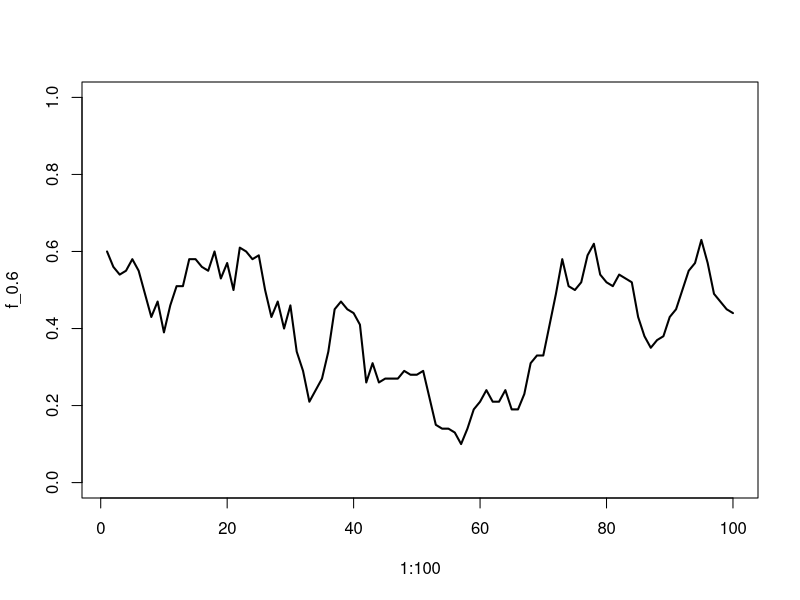
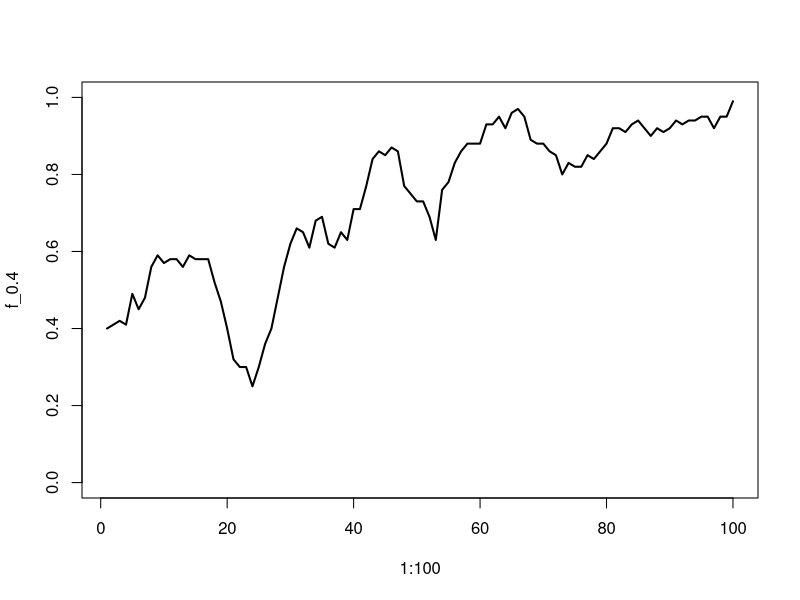
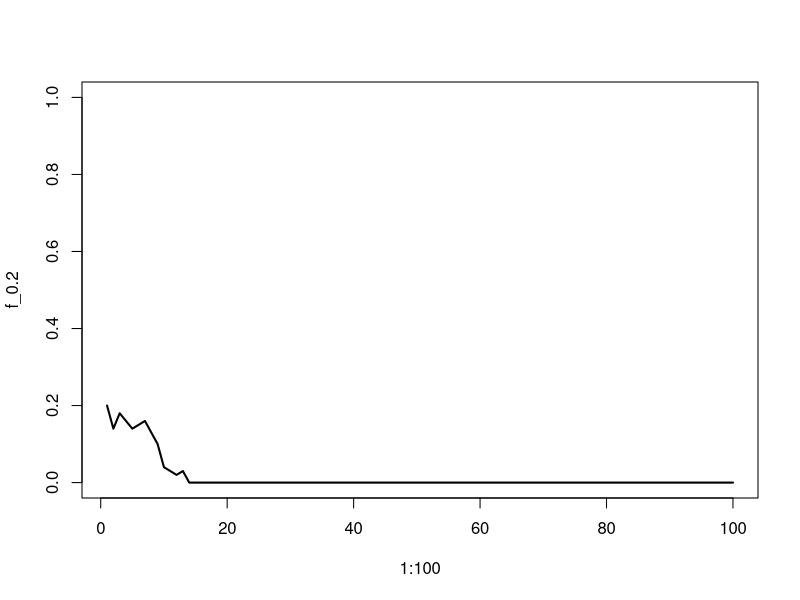
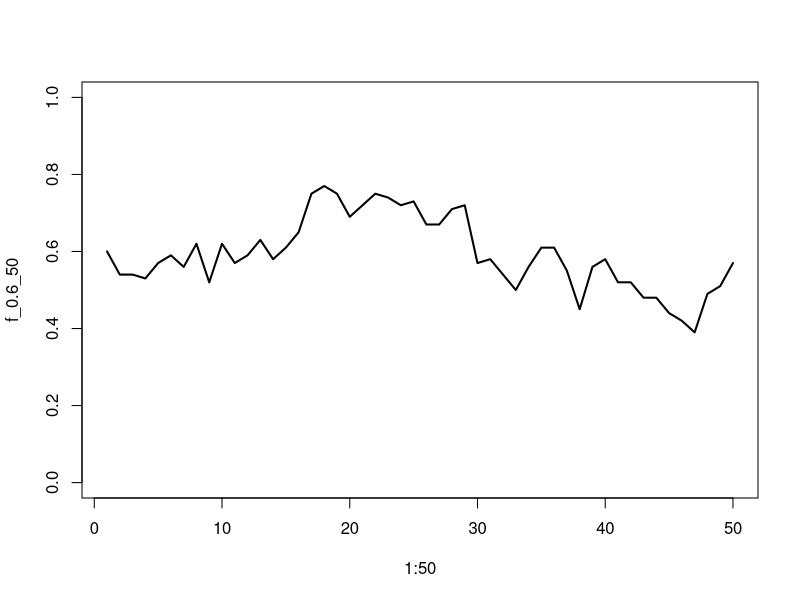
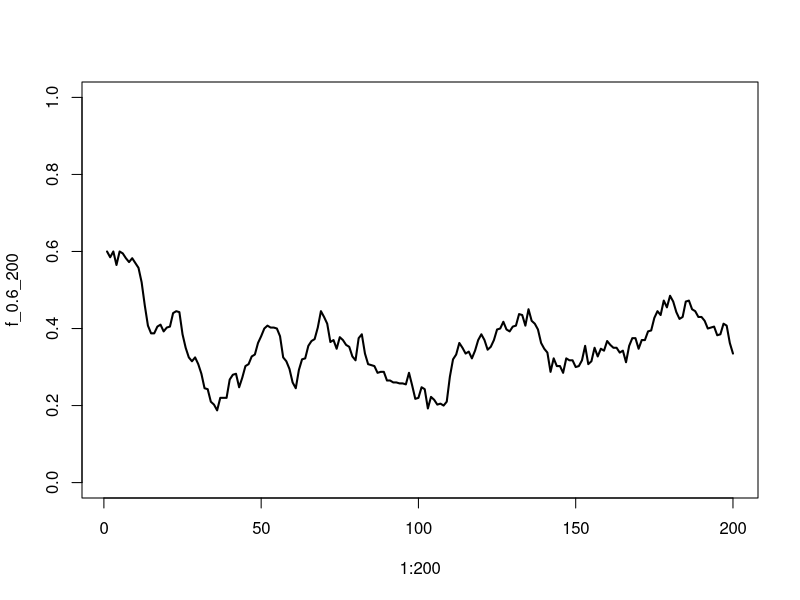

Here is the R script that generated these plots, in order:
N <- 50
fA <- 0.5

rbinom(1, 2*N, fA)/(2*N)
rbinom(1, 2*N, 0.53)/(2*N)


#### Different initial allele frequencies ######
# repeat 20 times each value, compare how many times the allele is fixed or extint 
Nexp <- 100
fexp <- 0.6
rbinom(1, 2*Nexp, fexp)/(2*N)
mean(0.62, 0.55, 0.59, 0.645, 0.56, 0.615)

f_0.6 <- rep(NA, 100)
f_0.6[1] <- 0.6
for (t in 1:99) f_0.6[t+1] <- rbinom(1, 2*N, f_0.6[t]) / (2*N)
 plot(x=1:100, y=f_0.6, type="l", ylim=c(0,1), lwd=2)

 
f_0.4 <- rep(NA, 100)
f_0.4[1] <- 0.4
for (t in 1:99) f_0.4[t+1] <- rbinom(1, 2*N, f_0.4[t]) / (2*N)
plot(x=1:100, y=f_0.4, type="l", ylim=c(0,1), lwd=2)


f_0.2 <- rep(NA, 100)
f_0.2[1] <- 0.2
for (t in 1:99) f_0.2[t+1] <- rbinom(1, 2*N, f_0.2[t]) / (2*N)
plot(x=1:100, y=f_0.2, type="l", ylim=c(0,1), lwd=2)


#### Changing population size #####

# initial population of 50
N=50
f_0.6_50 <- rep(NA, 50)
f_0.6_50[1] <- 0.6
for (t in 1:49) f_0.6_50[t+1] <- rbinom(1, 2*N, f_0.6_50[t]) / (2*N) 
plot(x=1:50, y=f_0.6_50, type="l", ylim=c(0,1), lwd=2)

# initial population of 200
N=200
f_0.6_200 <- rep(NA, 50)
f_0.6_200[1] <- 0.6
for (t in 1:199) f_0.6_200[t+1] <- rbinom(1, 2*N, f_0.6_200[t]) / (2*N)
plot(x=1:200, y=f_0.6_200, type="l", ylim=c(0,1), lwd=2)

